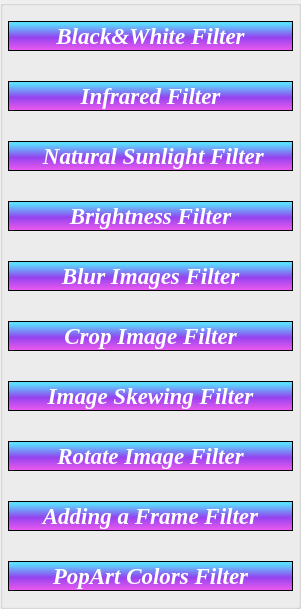
    <widget class="QGroupBox" name="FiltersGroup_3">
     <property name="geometry">
      <rect>
       <x>281</x>
       <y>100</y>
       <width>301</width>
       <height>551</height>
      </rect>
     </property>
     <property name="font">
      <font>
       <bold>false</bold>
      </font>
     </property>
     <property name="autoFillBackground">
      <bool>false</bool>
     </property>
     <property name="alignment">
      <set>Qt::AlignCenter</set>
     </property>
     <property name="flat">
      <bool>true</bool>
     </property>
     <layout class="QVBoxLayout" name="verticalLayout_2">
      <property name="spacing">
       <number>30</number>
      </property>
      <property name="leftMargin">
       <number>5</number>
      </property>
      <property name="topMargin">
       <number>15</number>
      </property>
      <property name="rightMargin">
       <number>5</number>
      </property>
      <property name="bottomMargin">
       <number>15</number>
      </property>
      <item>
       <widget class="QPushButton" name="BaWButton">
        <property name="minimumSize">
         <size>
          <width>0</width>
          <height>30</height>
         </size>
        </property>
        <property name="font">
         <font>
          <family>Times New Roman</family>
          <pointsize>17</pointsize>
          <italic>true</italic>
          <bold>true</bold>
         </font>
        </property>
        <property name="cursor">
         <cursorShape>PointingHandCursor</cursorShape>
        </property>
        <property name="styleSheet">
         <string notr="true">background-color: qlineargradient(spread:repeat, x1:1, y1:0, x2:1, y2:1, stop:0.100962 rgba(92, 220, 255, 1),stop:0.543269 rgba(147, 67, 239, 1),stop:1 rgba(241, 91, 238, 1));
border-style: solid;
border-width: 0.5px;
color: #ffffff;
border-color: #000000;
font-weight: bold;
selection-background-color: #3b7e48;
font: 800 italic bold 17pt &quot;Times New Roman&quot;;
</string>
        </property>
        <property name="text">
         <string>Black&amp;&amp;White Filter</string>
        </property>
       </widget>
      </item>
      <item>
       <widget class="QPushButton" name="infraredButton">
        <property name="minimumSize">
         <size>
          <width>0</width>
          <height>30</height>
         </size>
        </property>
        <property name="font">
         <font>
          <family>Times New Roman</family>
          <pointsize>17</pointsize>
          <italic>true</italic>
          <bold>true</bold>
         </font>
        </property>
        <property name="cursor">
         <cursorShape>PointingHandCursor</cursorShape>
        </property>
        <property name="styleSheet">
         <string notr="true">background-color: qlineargradient(spread:repeat, x1:1, y1:0, x2:1, y2:1, stop:0.100962 rgba(92, 220, 255, 1),stop:0.543269 rgba(147, 67, 239, 1),stop:1 rgba(241, 91, 238, 1));
border-style: solid;
border-width: 0.5px;
color: #ffffff;
border-color: #000000;
font-weight: bold;
selection-background-color: #3b7e48;
font: 800 italic bold 17pt &quot;Times New Roman&quot;;
</string>
        </property>
        <property name="text">
         <string>Infrared Filter</string>
        </property>
       </widget>
      </item>
      <item>
       <widget class="QPushButton" name="sunButton">
        <property name="minimumSize">
         <size>
          <width>0</width>
          <height>30</height>
         </size>
        </property>
        <property name="font">
         <font>
          <family>Times New Roman</family>
          <pointsize>17</pointsize>
          <italic>true</italic>
          <bold>true</bold>
         </font>
        </property>
        <property name="cursor">
         <cursorShape>PointingHandCursor</cursorShape>
        </property>
        <property name="styleSheet">
         <string notr="true">background-color: qlineargradient(spread:repeat, x1:1, y1:0, x2:1, y2:1, stop:0.100962 rgba(92, 220, 255, 1),stop:0.543269 rgba(147, 67, 239, 1),stop:1 rgba(241, 91, 238, 1));
border-style: solid;
border-width: 0.5px;
color: #ffffff;
border-color: #000000;
font-weight: bold;
selection-background-color: #3b7e48;
font: 800 italic bold 17pt &quot;Times New Roman&quot;;
</string>
        </property>
        <property name="text">
         <string> Natural Sunlight Filter</string>
        </property>
       </widget>
      </item>
      <item>
       <widget class="QPushButton" name="brightnessButton_2">
        <property name="minimumSize">
         <size>
          <width>0</width>
          <height>30</height>
         </size>
        </property>
        <property name="font">
         <font>
          <family>Times New Roman</family>
          <pointsize>17</pointsize>
          <italic>true</italic>
          <bold>true</bold>
         </font>
        </property>
        <property name="cursor">
         <cursorShape>PointingHandCursor</cursorShape>
        </property>
        <property name="styleSheet">
         <string notr="true">background-color: qlineargradient(spread:repeat, x1:1, y1:0, x2:1, y2:1, stop:0.100962 rgba(92, 220, 255, 1),stop:0.543269 rgba(147, 67, 239, 1),stop:1 rgba(241, 91, 238, 1));
border-style: solid;
border-width: 0.5px;
color: #ffffff;
border-color: #000000;
font-weight: bold;
selection-background-color: #3b7e48;
font: 800 italic bold 17pt &quot;Times New Roman&quot;;
</string>
        </property>
        <property name="text">
         <string>Brightness Filter</string>
        </property>
       </widget>
      </item>
      <item>
       <widget class="QPushButton" name="blurBtn">
        <property name="minimumSize">
         <size>
          <width>0</width>
          <height>30</height>
         </size>
        </property>
        <property name="font">
         <font>
          <family>Times New Roman</family>
          <pointsize>17</pointsize>
          <italic>true</italic>
          <bold>true</bold>
         </font>
        </property>
        <property name="cursor">
         <cursorShape>PointingHandCursor</cursorShape>
        </property>
        <property name="styleSheet">
         <string notr="true">background-color: qlineargradient(spread:repeat, x1:1, y1:0, x2:1, y2:1, stop:0.100962 rgba(92, 220, 255, 1),stop:0.543269 rgba(147, 67, 239, 1),stop:1 rgba(241, 91, 238, 1));
border-style: solid;
border-width: 0.5px;
color: #ffffff;
border-color: #000000;
font-weight: bold;
selection-background-color: #3b7e48;
font: 800 italic bold 17pt &quot;Times New Roman&quot;;
</string>
        </property>
        <property name="text">
         <string>Blur Images Filter</string>
        </property>
       </widget>
      </item>
      <item>
       <widget class="QPushButton" name="cropButton_2">
        <property name="minimumSize">
         <size>
          <width>0</width>
          <height>30</height>
         </size>
        </property>
        <property name="font">
         <font>
          <family>Times New Roman</family>
          <pointsize>17</pointsize>
          <italic>true</italic>
          <bold>true</bold>
         </font>
        </property>
        <property name="cursor">
         <cursorShape>PointingHandCursor</cursorShape>
        </property>
        <property name="styleSheet">
         <string notr="true">background-color: qlineargradient(spread:repeat, x1:1, y1:0, x2:1, y2:1, stop:0.100962 rgba(92, 220, 255, 1),stop:0.543269 rgba(147, 67, 239, 1),stop:1 rgba(241, 91, 238, 1));
border-style: solid;
border-width: 0.5px;
color: #ffffff;
border-color: #000000;
font-weight: bold;
selection-background-color: #3b7e48;
font: 800 italic bold 17pt &quot;Times New Roman&quot;;
</string>
        </property>
        <property name="text">
         <string>Crop Image Filter</string>
        </property>
       </widget>
      </item>
      <item>
       <widget class="QPushButton" name="skewButton_2">
        <property name="minimumSize">
         <size>
          <width>0</width>
          <height>30</height>
         </size>
        </property>
        <property name="font">
         <font>
          <family>Times New Roman</family>
          <pointsize>17</pointsize>
          <italic>true</italic>
          <bold>true</bold>
         </font>
        </property>
        <property name="cursor">
         <cursorShape>PointingHandCursor</cursorShape>
        </property>
        <property name="styleSheet">
         <string notr="true">background-color: qlineargradient(spread:repeat, x1:1, y1:0, x2:1, y2:1, stop:0.100962 rgba(92, 220, 255, 1),stop:0.543269 rgba(147, 67, 239, 1),stop:1 rgba(241, 91, 238, 1));
border-style: solid;
border-width: 0.5px;
color: #ffffff;
border-color: #000000;
font-weight: bold;
selection-background-color: #3b7e48;
font: 800 italic bold 17pt &quot;Times New Roman&quot;;
</string>
        </property>
        <property name="text">
         <string>Image Skewing Filter</string>
        </property>
       </widget>
      </item>
      <item>
       <widget class="QPushButton" name="rotateButton_2">
        <property name="minimumSize">
         <size>
          <width>0</width>
          <height>30</height>
         </size>
        </property>
        <property name="font">
         <font>
          <family>Times New Roman</family>
          <pointsize>17</pointsize>
          <italic>true</italic>
          <bold>true</bold>
         </font>
        </property>
        <property name="cursor">
         <cursorShape>PointingHandCursor</cursorShape>
        </property>
        <property name="styleSheet">
         <string notr="true">background-color: qlineargradient(spread:repeat, x1:1, y1:0, x2:1, y2:1, stop:0.100962 rgba(92, 220, 255, 1),stop:0.543269 rgba(147, 67, 239, 1),stop:1 rgba(241, 91, 238, 1));
border-style: solid;
border-width: 0.5px;
color: #ffffff;
border-color: #000000;
font-weight: bold;
selection-background-color: #3b7e48;
font: 800 italic bold 17pt &quot;Times New Roman&quot;;
</string>
        </property>
        <property name="text">
         <string>Rotate Image Filter</string>
        </property>
       </widget>
      </item>
      <item>
       <widget class="QPushButton" name="frameButton_2">
        <property name="minimumSize">
         <size>
          <width>0</width>
          <height>30</height>
         </size>
        </property>
        <property name="font">
         <font>
          <family>Times New Roman</family>
          <pointsize>17</pointsize>
          <italic>true</italic>
          <bold>true</bold>
         </font>
        </property>
        <property name="cursor">
         <cursorShape>PointingHandCursor</cursorShape>
        </property>
        <property name="styleSheet">
         <string notr="true">background-color: qlineargradient(spread:repeat, x1:1, y1:0, x2:1, y2:1, stop:0.100962 rgba(92, 220, 255, 1),stop:0.543269 rgba(147, 67, 239, 1),stop:1 rgba(241, 91, 238, 1));
border-style: solid;
border-width: 0.5px;
color: #ffffff;
border-color: #000000;
font-weight: bold;
selection-background-color: #3b7e48;
font: 800 italic bold 17pt &quot;Times New Roman&quot;;
</string>
        </property>
        <property name="text">
         <string>Adding a Frame Filter</string>
        </property>
       </widget>
      </item>
      <item>
       <widget class="QPushButton" name="PopArtColorsButton">
        <property name="minimumSize">
         <size>
          <width>0</width>
          <height>30</height>
         </size>
        </property>
        <property name="font">
         <font>
          <family>Times New Roman</family>
          <pointsize>17</pointsize>
          <italic>true</italic>
          <bold>true</bold>
         </font>
        </property>
        <property name="cursor">
         <cursorShape>PointingHandCursor</cursorShape>
        </property>
        <property name="styleSheet">
         <string notr="true">background-color: qlineargradient(spread:repeat, x1:1, y1:0, x2:1, y2:1, stop:0.100962 rgba(92, 220, 255, 1),stop:0.543269 rgba(147, 67, 239, 1),stop:1 rgba(241, 91, 238, 1));
border-style: solid;
border-width: 0.5px;
color: #ffffff;
border-color: #000000;
font-weight: bold;
selection-background-color: #3b7e48;
font: 800 italic bold 17pt &quot;Times New Roman&quot;;
</string>
        </property>
        <property name="text">
         <string>PopArt Colors Filter</string>
        </property>
       </widget>
      </item>
     </layout>
    </widget>
